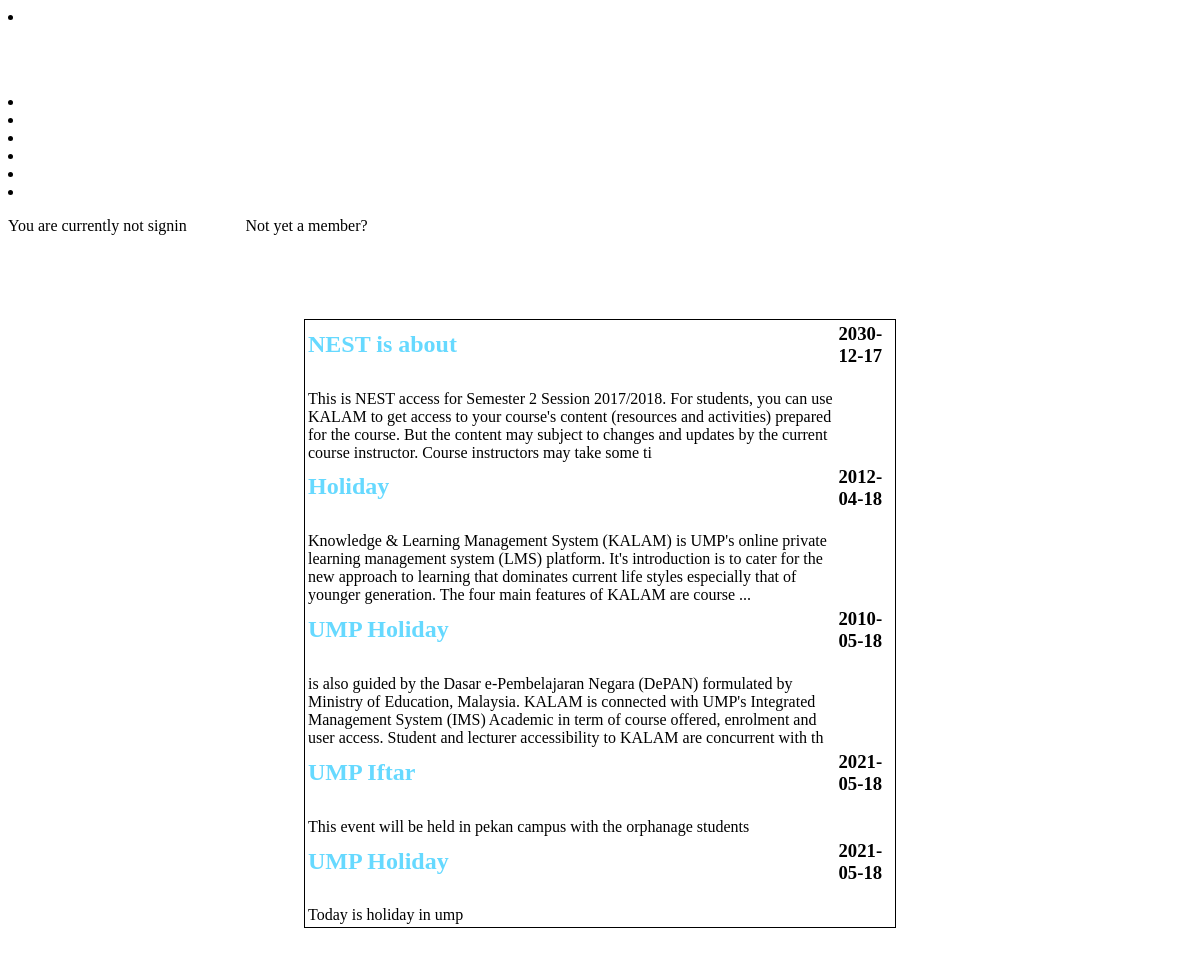
The app's page /off-campus/announcement.php with its own data.
### tables this page shows
CREATE TABLE `announcement` (
  `date` date NOT NULL,
  `headline` varchar(200) NOT NULL,
  `details` varchar(300) NOT NULL
);

### off-campus/announcement.php (the view, shortened to what this page needs)
<?php
include_once'database.php';
?>
<!DOCTYPE>
<html>
<head>
<link rel="stylesheet" href="style.php"/>
</head>
<body>
<header class="container">
    <div>
	    <nav>
		    <li><h2><a href="index01.php" style="text-decoration:none;color:white">NEST</a></h2><li>
		    <li><a href="index01.php" style="text-decoration:none;color:white">Home</a></li>
		    <li><a href="about.php" style="text-decoration:none;color:white">About</a></li>
		    <li><a href="" style="text-decoration:none;color:white">Work</a></li>
		    <li><a href="contact.php" style="text-decoration:none;color:white">Contact</a></li>
			<li><a href="myaccount.php" style="text-decoration:none;color:white">My Account</a></li>
	    </nav>
<div class="content" >
		<?php
if(!isset($_SESSION['username'])):
?>
<p>You are currently not signin <a href="login.php" style="text-decoration:none;color:white"><strong>(Login)</strong></a> Not yet a member?
<a href="signin.php" style="text-decoration:none;color:white"><strong>(Signup)</strong></a></p>
<?php endif ?>
</div>
    </div>
</header>
<br/>
<div id="news">
<?php
$sqlInsert = "SELECT * FROM announcement";
    $statement = $db->prepare($sqlInsert);
	$statement -> execute();
?>
<form>
    <table class="design">
<?php	  foreach ($statement as $row)
	{
	       echo"<tr>";
      echo "<td class='des'><h2 >".$row['headline']."</h2></td>";
      echo "<td><h3>".$row['date']."<h3></td>";
	  echo"</tr>";
	  echo"<tr>";
      echo "<td>".$row['details']."</td>";
      echo "</tr>";
	} ?>
    </table>
</form>
</div>
</body>
</html>

### off-campus/announcement.php (style rules this page uses)
.design { width:50%; height: 30%; border: 1px solid black; margin: 0 auto; margin-bottom : 50px; margin-top : 50px; }
.des { color: #66d9ff; }

### records on screen
announcement: headline "NEST is about", date "2030-12-17", details "This is NEST access for Semester 2 Session 2017/2018. For students, you can use KALAM to get access to your course's content (resources and activities) prepared for the course. But the content may subject to changes and updates by the current course instructor. Course instructors may take some ti"
announcement: headline "Holiday", date "2012-04-18", details "Knowledge & Learning Management System (KALAM) is UMP's online private learning management system (LMS) platform. It's introduction is to cater for the new approach to learning that dominates current life styles especially that of younger generation. The four main features of KALAM are course ..."
announcement: headline "UMP Holiday", date "2010-05-18", details "is also guided by the Dasar e-Pembelajaran Negara (DePAN) formulated by Ministry of Education, Malaysia. KALAM is connected with UMP's Integrated Management System (IMS) Academic in term of course offered, enrolment and user access. Student and lecturer accessibility to KALAM are concurrent with th"
announcement: headline "UMP Iftar", date "2021-05-18", details "This event will be held in pekan campus with the orphanage students"
announcement: headline "UMP Holiday", date "2021-05-18", details "Today is holiday in ump"
